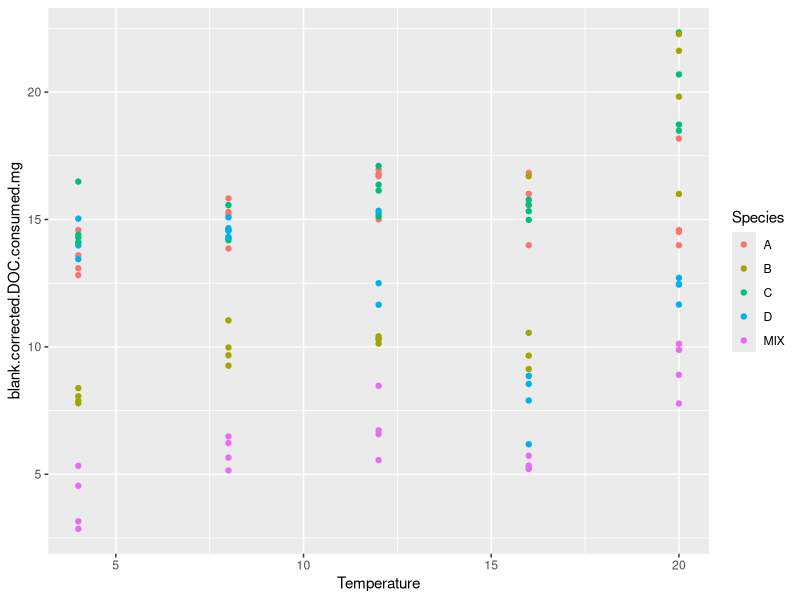

This chart was generated by the following R code:
library(ggplot2)

### DOC concentrations remaining in flasks at end of experiment

DOC<-read.csv("./data/DOC_liquid_media.csv")


### volumes of liquid filtered - used to correct for evaporation
filter<-read.csv("./data/liquid_media_filter_volumes.csv")



#### Total volumes remaining differed by temperature - this matters for growth and CUE calcs across temperatures
#### because biomass of species D was low, the total volume was filtered at each temperature. Using this to
#### correct volumes of all treatments

total.volume<-filter[filter$Species=="D",]
total.volume$total.vol<-total.volume$CN.volume.filtered..mL.+total.volume$P.volume.filtered..mL.

final.flask.volumes<-aggregate(total.vol~Temperature,data=total.volume,mean)

DOC.v<-merge(DOC,final.flask.volumes,by="Temperature")

##################### dilution factor for DOC based on measurements

dilution<-read.csv("./data/DOC_dilutions_data.csv")

diltuion.factor<-mean(dilution$sample.mL,na.rm=TRUE)/(mean(dilution$DI.water.mL,na.rm=TRUE)+mean(dilution$sample.mL,na.rm=TRUE))

####################### correcting for dilution and converting to mass based on the total flask volume

DOC.v$dilution.corrected.DOC<-DOC.v$doc.ppm/diltuion.factor

DOC.v$total.DOC.mg<-DOC.v$dilution.corrected.DOC*(DOC.v$total.vol/1000)


######################## Initial DOC concentrations in flasks based on measurements of unincubated media

start.DOC<-read.csv("./data/stock_LME_concentrations.csv")

start.DOC$dillution.corrected.DOC<-start.DOC$doc.ppm/diltuion.factor
start.DOC$inital.mass.DOC<-start.DOC$dillution.corrected.DOC*0.09 ## 90ml of stock added to each flask

inital.mass.DOC<-aggregate(inital.mass.DOC~stock.bottle.number,start.DOC,mean)

####################  merging in initial masses and calculating DOC consumption

DOC.v.init<-merge(DOC.v,inital.mass.DOC,by="stock.bottle.number")

DOC.v.init$DOC.consumed.mg<-DOC.v.init$inital.mass.DOC-DOC.v.init$total.DOC.mg

################# loss in the blanks
blanks<-DOC.v.init[DOC.v.init$Species=="Control",]

mass.loss.in.blanks<-mean(blanks$DOC.consumed.mg)

################## Correcting for consumption in the blanks

DOC.v.init$blank.corrected.DOC.consumed.mg<-DOC.v.init$DOC.consumed.mg-mass.loss.in.blanks

ggplot(DOC.v.init[DOC.v.init$Species!="Control",],aes(x=Temperature,y=blank.corrected.DOC.consumed.mg,color=Species))+geom_point()

## writing out the cleaned data file
clean.data.frame<-data.frame(ID.number=DOC.v.init$ID.number,DOC.consumed.mg=DOC.v.init$blank.corrected.DOC.consumed.mg)

write.csv(file="./data/processed_DOC_consumed.csv",clean.data.frame)
